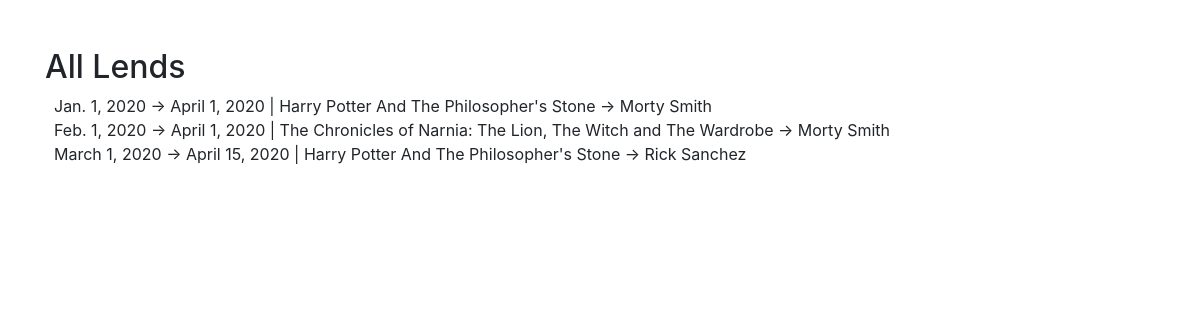
Screenshot of /exlibris/lend_list with the database file from the repository.
### exlibris/models.py (models this page shows, shortened)
class Lend(models.Model):
    book = models.ForeignKey(Book, related_name="lends", on_delete=models.CASCADE)
    reader = models.ForeignKey(Reader, related_name="lends", on_delete=models.CASCADE)
    date_start = models.DateField()
    date_end = models.DateField()

class Book(models.Model):
    title = models.CharField(max_length=255)
    year = models.DateField("date published")
    author = models.ForeignKey(Author, related_name="books", on_delete=models.CASCADE)

class Reader(models.Model):
    name = models.CharField(max_length=255)
    books = models.ManyToManyField(Book, through='Lend')

### exlibris/views.py (the view)
# urls.py: path('lend_list', views.LendList.as_view(), name='lend_list')
class LendList(ListView):
    model = Lend

### exlibris/templates/exlibris/lend_list.html (shortened to what this page needs)
<!doctype html>
<html lang="en">
  <head>
<link href="https://getbootstrap.com/docs/4.4/dist/css/bootstrap.min.css" rel="stylesheet">
    <link href="https://getbootstrap.com/docs/4.4/examples/grid/grid.css" rel="stylesheet">
  </head>
  <body class="py-4">
    <div class="container">
    <h2 class="mt-4">All Lends</h2>
  <div class="row mb-3">
      {% for lend in object_list %}
    <div class="container themed-container">&nbsp;
        {{ lend.date_start }}&nbsp;->
        {{ lend.date_end }}&nbsp;|
        {{ lend.book.title }} ->
        {{ lend.reader.name }}
    </div>
      {% endfor %}
  </div>
</div>
</body>
</html>

### rows the page displays
Lend: date_start "Jan. 1, 2020", date_end "April 1, 2020", book "Harry Potter And The Philosopher's Stone", reader.name "Morty Smith"
Lend: date_start "Feb. 1, 2020", date_end "April 1, 2020", book "The Chronicles of Narnia: The Lion, The Witch and The Wardrobe", reader.name "Morty Smith"
Lend: date_start "March 1, 2020", date_end "April 15, 2020", book "Harry Potter And The Philosopher's Stone", reader.name "Rick Sanchez"
